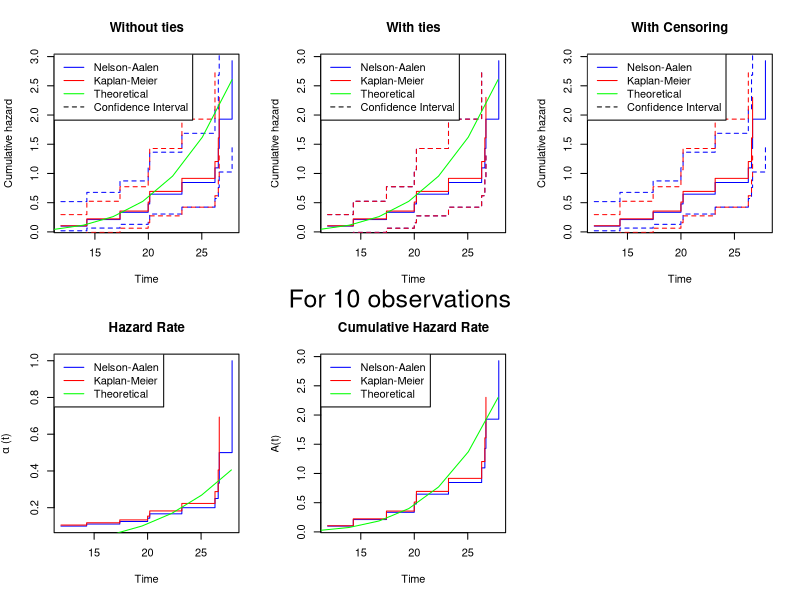
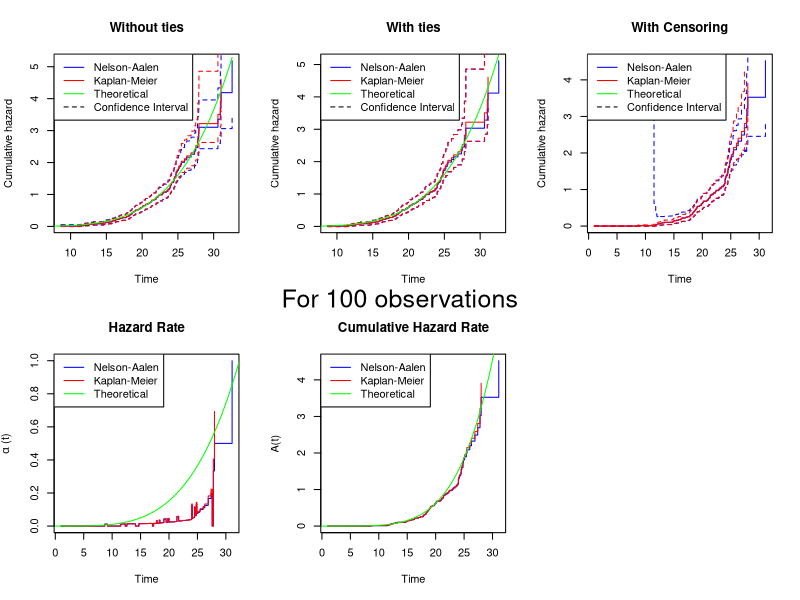
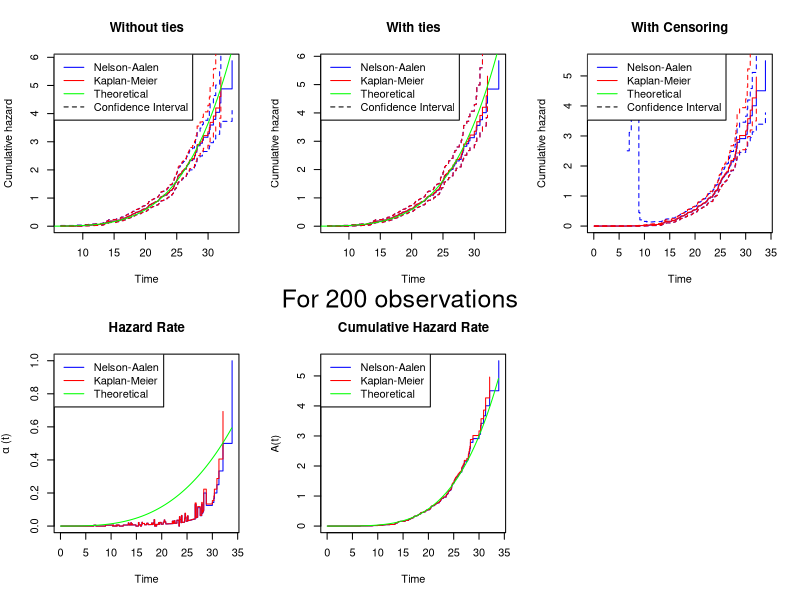
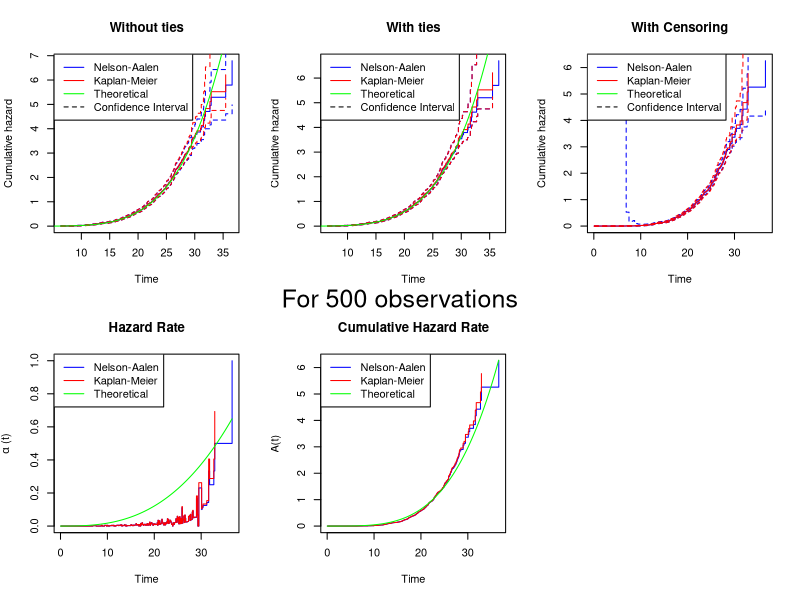
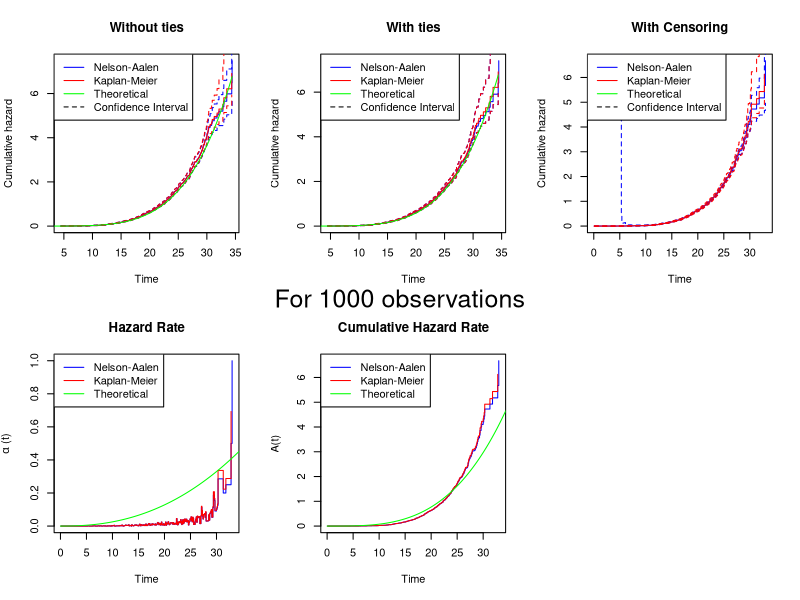

Write the R code that produced these figures, in order.
## ---- chunk 1
suppressPackageStartupMessages(library(tidyverse))
suppressPackageStartupMessages(library(knitr))
suppressPackageStartupMessages(library(fitdistrplus))
## ---- chunk 2

plotThings <- function(n){
  
  par(mfrow=c(2,3))
  
  t0 <- rweibull(n, shape = 4.5, scale = 22.5)
  
  #This is the relevant dataframe in the case of no ties and no censoring (t0, d0, y0)
  no_ties <- as.data.frame(table(t0)) %>% 
    set_names(c("t0","d0")) %>% 
    mutate(y0 = cumsum(d0 %>%  rev()) %>% rev()) %>% 
    mutate(t0 = as.numeric(as.character(t0))) %>% 
    mutate(Ahat = cumsum(d0 / y0)) %>% 
    mutate(var = cumsum(1/(y0^2))) %>% 
    mutate(lower = Ahat*exp(-qnorm(0.95) * sqrt(var)/ Ahat)) %>% 
    mutate(upper = Ahat*exp(+qnorm(0.95) * sqrt(var)/ Ahat)) %>% 
    mutate(KMhat = cumprod((1-d0/y0))) %>% 
    mutate(varKM = KMhat^2*cumsum(d0/(y0*(y0-d0)))) %>% 
    mutate(lowerKM = -log(KMhat-qnorm(0.95) * sqrt(varKM))) %>% 
    mutate(upperKM = -log(KMhat+qnorm(0.95) * sqrt(varKM))) %>% 
    mutate(KMAhat = -log(KMhat))
  
  #Add 0.05 and round to closest decimal to bin the numbers correct
  #This is the relevant dataframe in the case of ties and no censoring (t0, d0, y0)
  with_ties <- round(t0 + 0.05, digits = 1) %>% 
    table() %>% 
    as.data.frame() %>% 
    set_names(c("t0","d0")) %>% 
    mutate(y0 = cumsum(d0 %>%  rev()) %>% rev()) %>% 
    mutate(t0 = as.numeric(as.character(t0))) %>% 
    mutate(Ahat = cumsum(d0 / y0)) %>% 
    mutate(KMhat = cumprod((1-d0/y0))) %>% 
    mutate(varKM = KMhat^2*cumsum(d0/(y0*(y0-d0)))) %>% 
    mutate(lowerKM = -log(KMhat-qnorm(0.95) * sqrt(varKM))) %>% 
    mutate(upperKM = -log(KMhat+qnorm(0.95) * sqrt(varKM))) %>% 
    mutate(KMAhat = -log(KMhat))
    
  
  ################################################################
  weibull_haz <- function(t, a, b){
    a/b*(t/b)^(a-1)
  }
  
  cum_weibull_haz <- function(t, a, b){
    (t/b)^a
  }
  
  seq <- seq(0,max(t0), max(t0)/n)
  
  
  #no ties
  plot(no_ties$t0, no_ties$Ahat, type = "s", xlab = "Time", ylab = "Cumulative hazard", col = "blue", 
       main = "Without ties")
  lines(no_ties$t0,  no_ties$KMAhat, type = "s", col = "red")
  lines(no_ties$t0, no_ties$lower, type = "s", lty = "dashed", col = "blue")
  lines(no_ties$t0, no_ties$upper, type = "s", lty = "dashed", col = "blue")
  lines(no_ties$t0, no_ties$lowerKM, type = "s", lty = "dashed", col = "red")
  lines(no_ties$t0, no_ties$upperKM, type = "s", lty = "dashed", col = "red")
  #lines(with_ties$t0, with_ties$Ahat, type = "s", col = "red")
  lines(seq, cum_weibull_haz(seq, 4.5,22.5), col = "green")
  legend("topleft", legend=c("Nelson-Aalen", "Kaplan-Meier", "Theoretical", "Confidence Interval"), 
         col=c("blue", "red", "green", "black"), lty = c(1,1,1,2), cex = 1)
  
  #with ties
  plot(with_ties$t0, with_ties$Ahat, type = "s", xlab = "Time", ylab = "Cumulative hazard", col = "blue", 
       main = "With ties")
  lines(with_ties$t0,  with_ties$KMAhat, type = "s", xlab = "Time", col = "red")
  lines(with_ties$t0, with_ties$lower, type = "s", lty = "dashed", col = "blue")
  lines(with_ties$t0, with_ties$upper, type = "s", lty = "dashed", col = "blue")
  lines(with_ties$t0, with_ties$lowerKM, type = "s", lty = "dashed", col = "red")
  lines(with_ties$t0, with_ties$upperKM, type = "s", lty = "dashed", col = "red")
  #lines(with_ties$t0, with_ties$Ahat, type = "s", col = "red")
  lines(seq, cum_weibull_haz(seq, 4.5,22.5), col = "green")
  legend("topleft", legend=c("Nelson-Aalen", "Kaplan-Meier", "Theoretical", "Confidence Interval"), 
       col=c("blue", "red", "green", "black"), lty = c(1,1,1,2), cex = 1)
  
  
  #This part includes censoring
  c <- rexp(n, 1/80)
  censored <- data.frame(t0 = t0, c = c) %>% 
    mutate(cens = as.numeric(t0>c)) %>%  
    mutate(t0 = ifelse(cens==1, c, t0)) %>% 
    mutate(t0_bin = round(t0 + 0.05, digits = 1)) %>% 
    group_by(t0_bin) %>% 
    summarise(d0 = sum(cens==0),
              c0 = sum(cens==1)) %>% 
    mutate(e0 = d0 + c0) %>% 
    mutate(y0 = cumsum(e0 %>%  rev()) %>% rev()) %>% 
    mutate(t0 = as.numeric(t0_bin)) #just for the name, I'm lazy
  
  #This is the relevant dataframe in case of censoring (t0, d0, y0)
  #Should work with or without ties
  with_censor <- censored %>% 
    mutate(Ahat = cumsum(d0 / y0)) %>% 
    mutate(var = cumsum(1/(y0^2))) %>% 
    mutate(lower = Ahat*exp(-qnorm(0.95) * sqrt(var)/ Ahat)) %>% 
    mutate(upper = Ahat*exp(+qnorm(0.95) * sqrt(var)/ Ahat)) %>% 
    mutate(KMhat = cumprod((1-d0/y0))) %>% 
    mutate(varKM = KMhat^2*cumsum(d0/(y0*(y0-d0)))) %>% 
    mutate(lowerKM = -log(KMhat-qnorm(0.95) * sqrt(varKM))) %>% 
    mutate(upperKM = -log(KMhat+qnorm(0.95) * sqrt(varKM))) %>% 
    mutate(KMAhat = -log(KMhat))
  
  #na
  # plot(no_ties$t0, no_ties$Ahat, type = "s", xlab = "Time", ylab = "Cumulative hazard", 
  #      main = "Nelson-Aalen")
  # lines(with_ties$t0, with_ties$Ahat, type = "s", col = "red")
  # lines(with_censor$t0, with_censor$Ahat, type = "s", col = "blue")
  # lines(with_censor$t0, with_censor$lower, type = "s", lty = "dashed", col = "blue")
  # lines(with_censor$t0, with_censor$upper, type = "s", lty = "dashed", col = "blue") 
  # legend("topleft", legend=c("Nelson-Aalen", "Kaplan-Meier", "Theoretical", "Confidence Interval"), 
  #      col=c("blue", "red", "green", "black"), lty = c(1,1,1,2), cex = 1)
  
  #km
  # plot(no_ties$t0, no_ties$KMAhat, type = "s", xlab = "Time", ylab = "Cumulative hazard", 
  #      main = "Kapla-Meier")
  # lines(with_ties$t0, with_ties$KMAhat, type = "s", col = "red")
  
  plot(with_censor$t0, with_censor$Ahat, type = "s", col = "blue", xlab = "Time", ylab = "Cumulative hazard",
       main = "With Censoring")
  lines(with_censor$t0, with_censor$lower, type = "s", lty = "dashed", col = "blue")
  lines(with_censor$t0, with_censor$upper, type = "s", lty = "dashed", col = "blue") 
  lines(with_censor$t0, with_censor$KMAhat, type = "s", col = "red")
  lines(with_censor$t0, with_censor$lowerKM, type = "s", lty = "dashed", col = "red")
  lines(with_censor$t0, with_censor$upperKM, type = "s", lty = "dashed", col = "red")
  legend("topleft", legend=c("Nelson-Aalen", "Kaplan-Meier", "Theoretical", "Confidence Interval"), 
         col=c("blue", "red", "green", "black"), lty = c(1,1,1,2), cex = 1)
  
  uncensored <- censored %>% 
    gather(key = "Type", value = "Number", d0, c0) %>% 
    filter(Type == "d0") %>% 
    filter(Number > 0)
  
  #Fit weibull distr to uncensored data
  fitW <- fitdist(uncensored$t0, "weibull", method = "mle", lower = c(0, 0))
  dwei = dweibull(seq, shape=fitW$estimate["shape"], scale=fitW$estimate["scale"])
  
  #hazard NA. very cool
  plot(with_censor$t0, diff(c(0,with_censor$Ahat)), type = "s", col = "blue", 
       main = "Hazard Rate", xlab = "Time", ylab = expression(alpha~"(t)"))
  lines(with_censor$t0, diff(c(0,with_censor$KMAhat)), type = "s", col = "red")
  lines(seq, weibull_haz(seq, fitW$estimate["shape"], fitW$estimate["scale"]), col = "green")
  legend("topleft", legend=c("Nelson-Aalen", "Kaplan-Meier", "Theoretical"), 
         col=c("blue", "red", "green"), lty = 1, cex = 1)
  
  #cumulative hazard
  plot(with_censor$t0, with_censor$Ahat, type = "s", col = "blue",
       main = "Cumulative Hazard Rate", xlab = "Time", ylab = "A(t)")
  lines(with_censor$t0, with_censor$KMAhat, type = "s", col = "red")
  lines(seq, cum_weibull_haz(seq, fitW$estimate["shape"], fitW$estimate["scale"]), col = "green")
  legend("topleft", legend=c("Nelson-Aalen", "Kaplan-Meier", "Theoretical"), 
         col=c("blue", "red", "green"), lty = 1, cex = 1)

  mtext(paste("For", n, "observations"), side = 3, line = -23.5, outer = TRUE, cex = 1.5)
  
}  

plotThings(10)
  
## ---- chunk 3
plotThings(100)
## ---- chunk 4
plotThings(200)
## ---- chunk 5
plotThings(500)
## ---- chunk 6
plotThings(1000)
